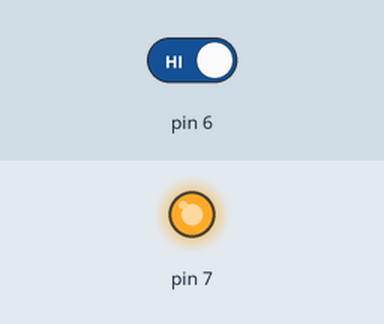
Simulated run of this sketch. Board: Arduino Uno, built with avr-gcc and run on an emulated ATmega328P. Shown: output pins drawn as LEDs (lit = HIGH). Inputs (shaded band) come from the test bench; at power-on: pin 6 HIGH.

Above: at 1.2 s.
1.3 s: pin 6 driven LOW
At 1.7 s:
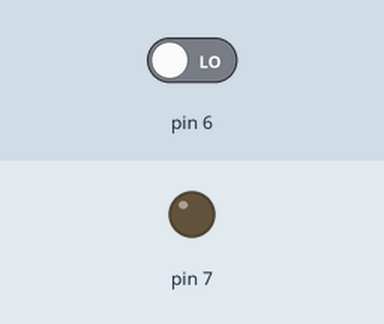
2.8 s: pin 6 driven HIGH
At 4.0 s:
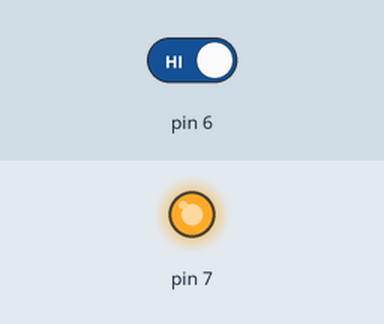
Timing chart, 0 to 5.8 s (numbered marks = the images above; inputs shaded):
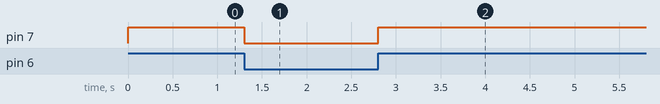

Measured:
- after the input at 1.3 s, pin 7: HIGH → LOW at once
- after the input at 2.8 s, pin 7: LOW → HIGH at once

The sketch:

anti_theft_system.ino
```cpp
// C++ code
//
void setup()
{
  pinMode(6,INPUT);
  pinMode(7,OUTPUT);
 }

void loop()
{
  int x = digitalRead(6);

  if (x==0)
  {
    digitalWrite(7, LOW);
  }
  else
  {
     digitalWrite(7, HIGH);
   }
}
```
